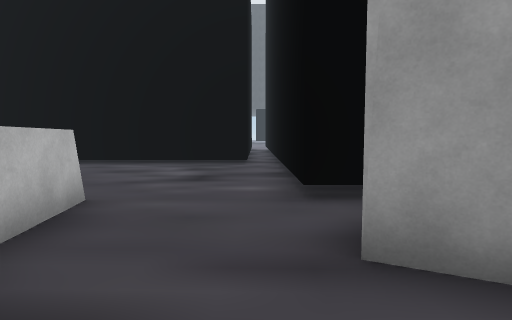
View 1 (above)

21 first-person views from a walk through a 3-D level made in the Unity game engine. The camera is 1.4 m above the floor, tilts 4° down and sees 75° across. The floor is counted in squares, 1.55 m on a side. Each view is taken from the middle of a square. On the plan, view 1 faces up. The plan holds only what a view shows up to about 12 squares ahead; the rest is blank. The place goes on beyond the plan. The player is left out. Some animated figures are not drawn. Some surface patterns are stand-ins.

View 2
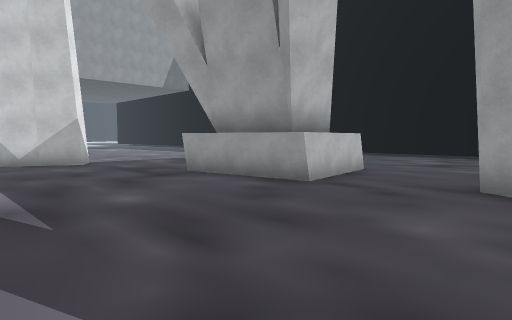

View 3
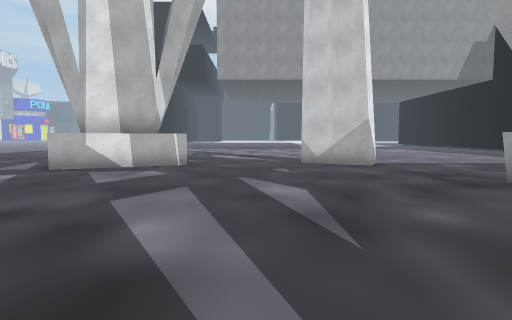

View 4
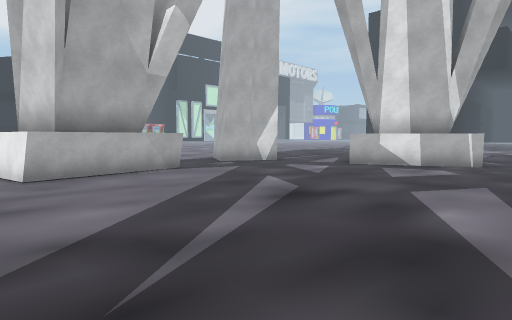

View 5
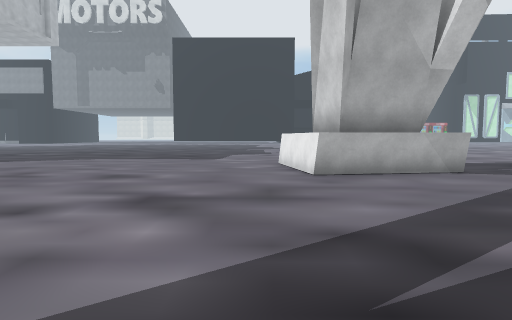

View 6
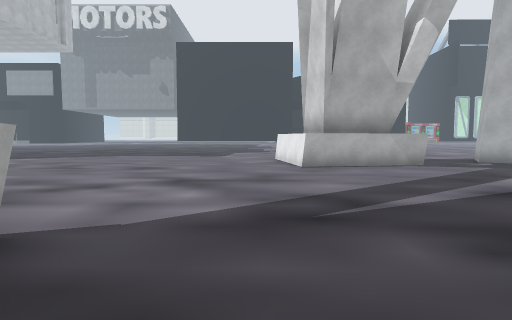

View 7
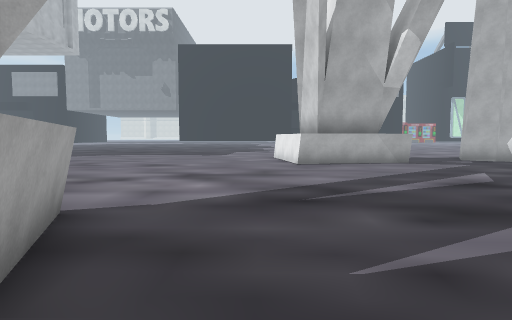

View 8
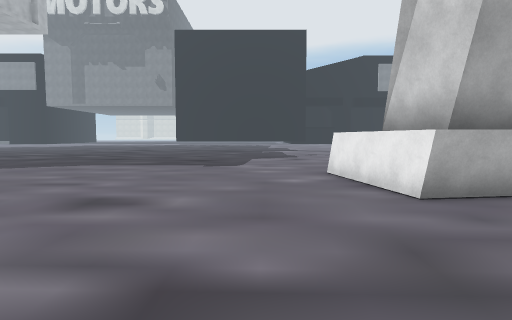

View 9
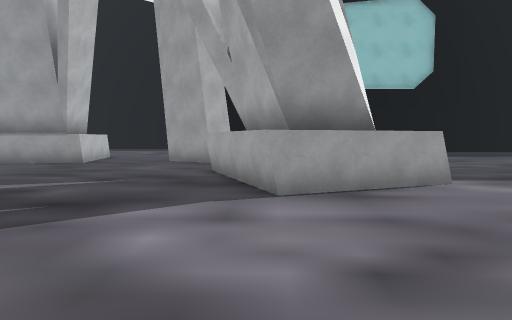

View 10
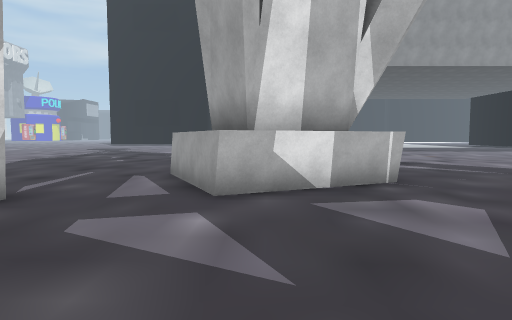

View 11
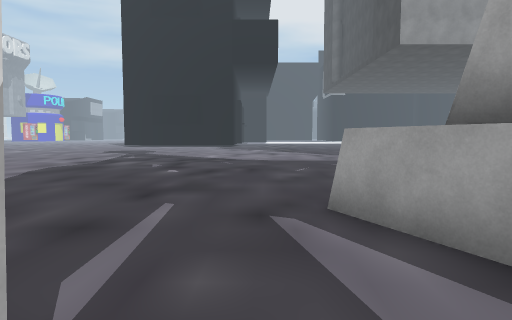

View 12
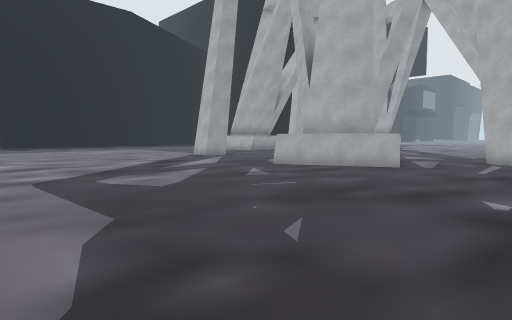

View 13
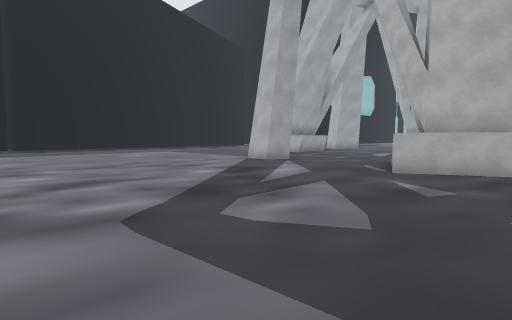

View 14
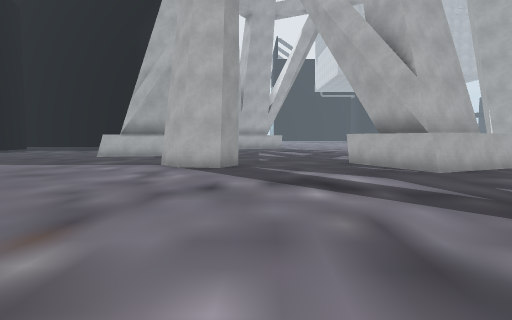

View 15
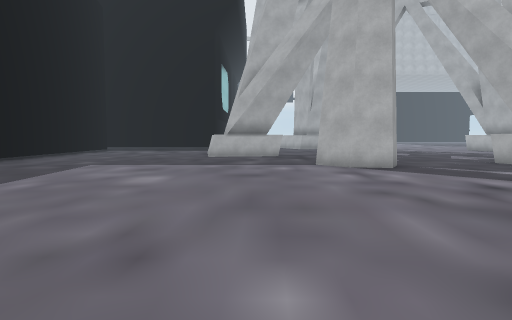

View 16
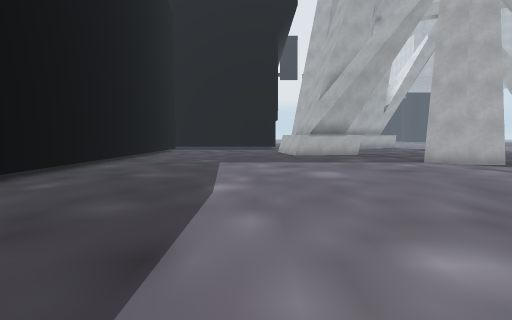

View 17
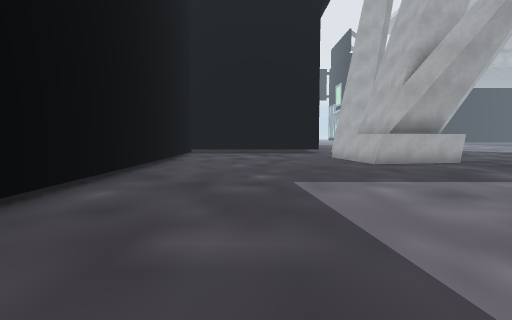

View 18
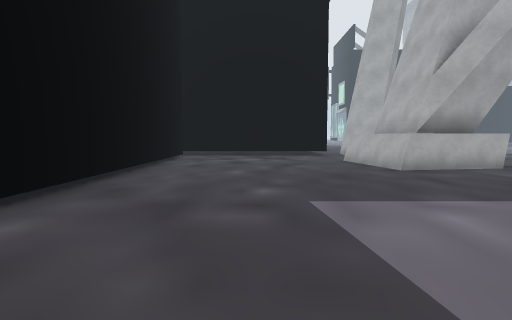

View 19
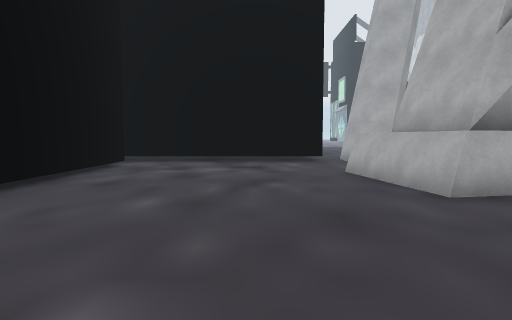

View 20
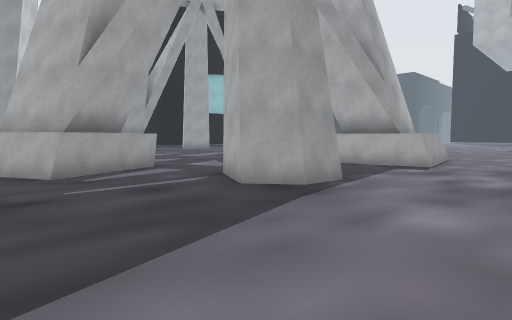

View 21
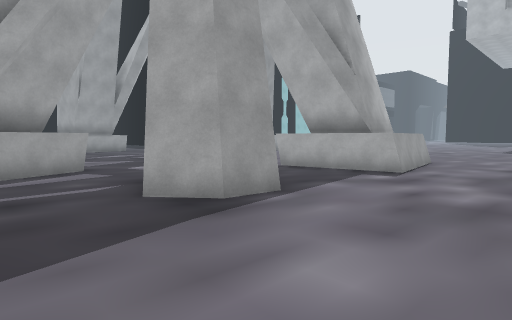

### Floor plan
Points are (right, up) in squares from view 1. A wall is a line through its corners. A room is listed if a view was taken in it or the views show most of it. See-through windows are left out.
Room 1 (views 1, 2, 3, 4, 5, 6, 7, 8, 9, 10, 11)
walls: (-2.2, -12.7) (0, -12.4) (0.2, -14.3); (-3.2, -12.1) (0.6, -11.6) (1.2, -15); (6.4, -3.2) (4.6, -3.9) (3.8, -1.7); (7.7, -3.6) (4.2, -5) (2.7, -1.2); (2.4, 1.4) (0.6, 2.3); (-7.7, -12.5) (-5.8, -13.6); (-2, 1.4) (-5.5, 0.8) (-5.7, 1.8); (-2.7, 1.8) (-4.9, 1.5); (-9.5, -6.2) (-7.9, -9.6); (-9.7, -7.1) (-8.8, -9.2); (-9.4, -0.4) (-10.5, -2.5)
ways out: opening at (-9, -4.5) to room 2; opening at (-8, -11.5) to room 2; opening at (-8, 1.7) to room 2; opening at (-4.5, -13) to room 2; opening at (-0.5, 2.5) to room 2; opening at (1.8, -17.5) to room 2; opening at (3, 0.5)
Room 2 (views 12, 13, 14, 15, 16, 17, 18, 19, 20, 21)
walls: (-10.5, -2.5) (-11.3, -2) (-11.2, -0.8) (-10.2, 0) (-9.4, -0.4); (-8.8, -9.2) (-10.6, -10) (-11.5, -7.9) (-9.7, -7.1); (-7.9, -9.6) (-11, -11) (-12.6, -7.5) (-9.5, -6.2); (-5.7, 1.8) (-6, 3.9) (-2.4, 4.5) (-2, 1.4); (-4.9, 1.5) (-5.3, 3.4) (-2.9, 3.7) (-2.7, 1.8); (-5.8, -13.6) (-6.1, -14.1); (-6.6, -15.2) (-7.8, -15.1) (-8.6, -14.1) (-7.7, -12.5); (0.6, 2.3) (0.9, 2.9); (-1.8, -14.6) (-2.2, -12.7); (0.7, 4.6) (0.7, 11.9); (0.2, -14.3) (-2.1, -14.6); (1.2, -15) (-2.6, -15.6) (-3.2, -12.1); (-0.2, 11.2) (-15.2, 11.2)
ways out: opening at (-9, -4.5) to room 1; opening at (-8, -11.5) to room 1; opening at (-8, 1.7) to room 1; opening at (-4.5, -13) to room 1; opening at (-0.5, 2.5) to room 1; opening at (1.8, -17.5) to room 1

Positions as (right, up) in squares from view 1, and headings:
1: (0, 0), facing up
2: (2, -4), facing up-left
3: (1, -4), facing left
4: (2, -4), facing down-left
5: (2, -4), facing down
6: (2, -2), facing down
7: (2, -1), facing down
8: (3, -7), facing down
9: (4, -10), facing up
10: (-3, -9), facing left
11: (-7, -12), facing left
12: (-21, -15), facing up-right
13: (-21, -11), facing up-right
14: (-21, -3), facing right
15: (-21, 2), facing right
16: (-22, 6), facing right
17: (-17, 8), facing right
18: (-15, 8), facing right
19: (-11, 7), facing right
20: (-13, -19), facing up-right
21: (-11, -19), facing up-right
